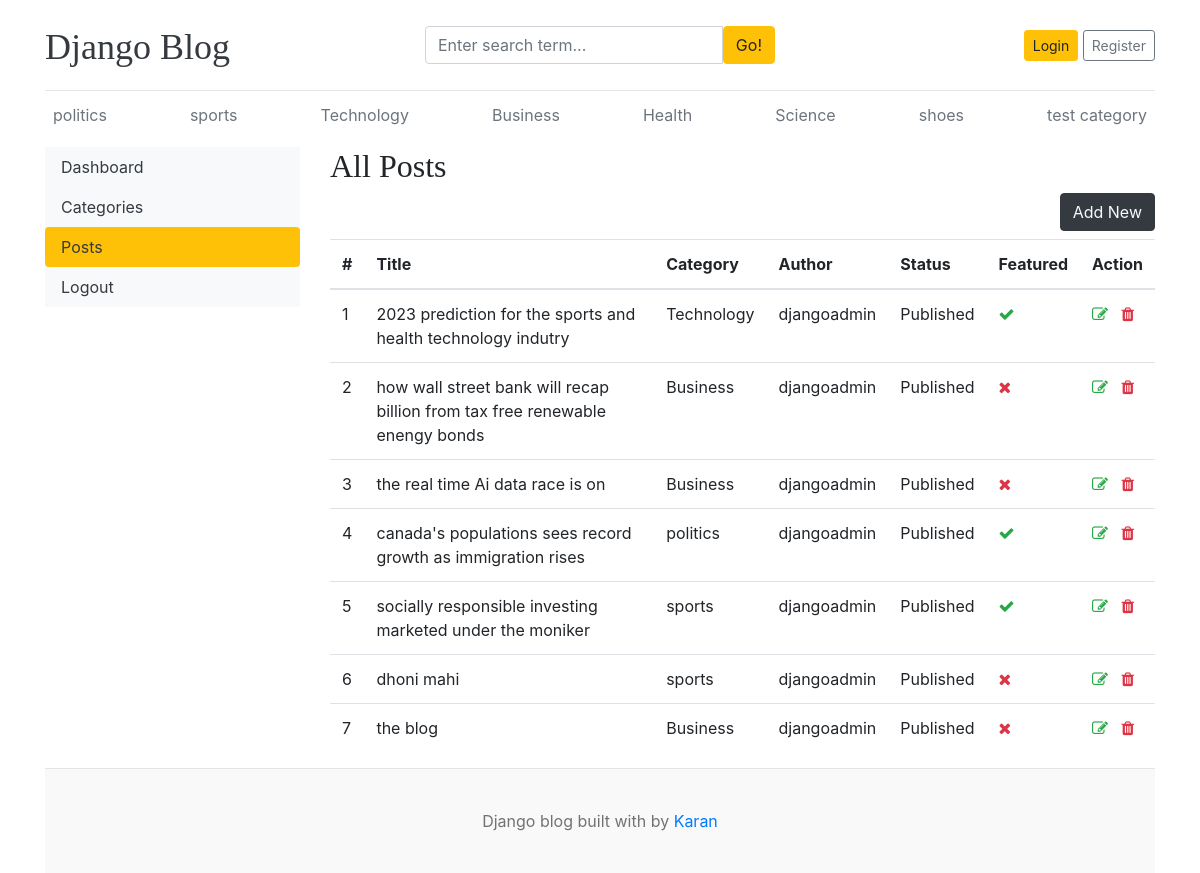
The app's page /dashboard/posts/ with its own data.
### blogs/models.py (models this page shows, shortened)
class Category(models.Model):
    category_name = models.CharField(max_length=50, unique=True)
    created_at = models.DateTimeField(auto_now_add=True)
    updated_at = models.DateTimeField(auto_now=True)
    class Meta:
        verbose_name_plural = 'categories'
    def __str__(self):
        return self.category_name

class Blog(models.Model):
    title = models.CharField(max_length=100)
    slug = models.SlugField(max_length=150, unique=True, blank=True)
    category = models.ForeignKey(Category, on_delete=models.CASCADE)
    author = models.ForeignKey(User, on_delete=models.CASCADE)
    featured_image = models.ImageField(upload_to='uploads/%Y/%m/%d')
    short_description = models.TextField(max_length=500)
    blog_body = models.TextField(max_length=2000)
    status = models.CharField(max_length=20, choices=STATUS_CHOCIES, default="Draft")
    is_featured = models.BooleanField(default=False)
    created_at = models.DateTimeField(auto_now_add=True)
    updated_at = models.DateTimeField(auto_now=True)

### dashboards/views.py (the view)
# urls.py: path('posts/', views.posts, name='posts'),
def posts(request):
    posts = Blog.objects.all()
    context = {
        'posts': posts,
    }
    return render(request, 'dashboard/posts.html', context)

### blogs/context_processors.py (called while the page is built)
def get_categories(request):
    categories = Category.objects.all()
    return dict(categories=categories)

def get_social_links(request):
    social_links = SocialLink.objects.all()
    return dict(social_links=social_links)

### templates/dashboard/posts.html (shortened to what this page needs)
{% extends "base.html" %}
{% block content %}
<div class="row">
    {% include "dashboard/sidebar.html" %}
    <div class="col-md-9">
        <h2>All Posts</h2>
        <a href="{% url 'add_post' %}" class="btn btn-dark text-light float-right mb-2">Add New</a>
        <table class="table table-hover">
            <thead>
              <tr>
                <th>#</th>
                <th>Title</th>
                <th>Category</th>
                <th>Author</th>
                <th>Status</th>
                <th>Featured</th>
                <th>Action</th>
              </tr>
            </thead>
            <tbody>
            {% for post in posts %}
              <tr>
                <td>{{forloop.counter}}</td>
                <td>{{post.title}}</td>
                <td>{{post.category}}</td>
                <td>{{post.author}}</td>
                <td>{{post.status}}</td>
                <td> {% if post.is_featured %}<i class="fa fa-check text-success">{% else %}<i class="fa fa-times text-danger">{% endif %} </td>
                <td>
                    <a href="{% url 'edit_post' post.id %}"><i class="fa fa-edit text-success"></i></a>
                    <a href="{% url 'delete_post' post.id %}"><i class="fa fa-trash text-danger"></i></a>
                </td>
              </tr>
            {% endfor %}
            </tbody>
          </table>
    </div>
</div>
{% endblock %}

### templates/base.html (shortened to what this page needs)
{% load static %}
<!DOCTYPE html>
<html lang="en">
<head>
    <link href="https://getbootstrap.com/docs/4.0/dist/css/bootstrap.min.css" rel="stylesheet">
    <link href="{% static 'css/blog.css' %}" rel="stylesheet">
    <link rel="stylesheet" href="https://cdnjs.cloudflare.com/ajax/libs/font-awesome/4.7.0/css/font-awesome.min.css">
  </head>
<body>
    <div class="container">
      <header class="blog-header py-3">
        <div class="row flex-nowrap justify-content-between align-items-center">
          <div class="col-4 pt-1">
            <a class="blog-header-logo text-dark" href="/">Django Blog</a>
          </div>
          <div class="col-4">
            <form action="{% url 'search' %}" method="GET">
              <div class="input-group">
                <input class="form-control" type="text" name="keyword" value="{{keyword}}" placeholder="Enter search term..." aria-label="Enter search term..." aria-describedby="button-search" />
                <button type="submit" class="btn btn-warning" id="button-search" type="button">Go!</button>
              </div>
            </form>
          </div>
          <div class="col-4 d-flex justify-content-end align-items-center">
            {% if not user.is_authenticated %}
            <a class="btn btn-sm btn-warning" href="{% url 'login' %}">Login</a> &nbsp;
            <a class="btn btn-sm btn-outline-secondary" href="{% url 'register' %}">Register</a>
            {% else %}
            <span><a href="{% url 'dashboard' %}">Dashboard</a></span>&emsp;
            <span><a href="{% url 'logout' %}">Logout</a></span>
            {% endif %}
          </div>
        </div>
      </header>
      <div class="nav-scroller py-1 mb-2">
        <nav class="nav d-flex justify-content-between">
          {% for cat in categories %}
          <a class="p-2 text-muted" href="{% url 'posts_by_category' cat.id %}">{{cat.category_name}}</a>
          {% endfor %}
        </nav>
      </div>
{% block content %}
{% endblock  %}
      <footer class="blog-footer">
        <p class="text-center">Django blog built with  by <a href="#">Karan</a></p>
      </footer>
      </body>
      </html>

### blog_main/static/css/blog.css (style rules this page uses)
.blog-header { border-bottom: 1px solid #e5e5e5; }
.blog-header-logo { font-family: "Playfair Display", Georgia, "Times New Roman", serif; font-size: 2.25rem; }
h1, h2, h3, h4, h5, h6 { font-family: "Playfair Display", Georgia, "Times New Roman", serif; }
.blog-footer { padding: 2.5rem 0; color: #727272; text-align: center; background-color: #f9f9f9; border-top: .05rem solid #e5e5e5; }
.blog-footer p:last-child { margin-bottom: 0; }

### records on screen
Category: category_name "politics"
Category: category_name "sports"
Category: category_name "Technology"
Category: category_name "Business"
Category: category_name "Health"
Category: category_name "Science"
Category: category_name "shoes"
Category: category_name "test category"
Blog: title "2023 prediction for the sports and health technology indutry", category "Technology", author "djangoadmin", status "Published", is_featured True (drawn)
Blog: title "how wall street bank will recap billion from tax free renewable enengy bonds", category "Business", author "djangoadmin", status "Published", is_featured False (drawn)
Blog: title "the real time Ai data race is on", category "Business", author "djangoadmin", status "Published", is_featured False (drawn)
Blog: title "canada's populations sees record growth as immigration rises", category "politics", author "djangoadmin", status "Published", is_featured True (drawn)
Blog: title "socially responsible investing marketed under the moniker", category "sports", author "djangoadmin", status "Published", is_featured True (drawn)
Blog: title "dhoni mahi", category "sports", author "djangoadmin", status "Published", is_featured False (drawn)
Blog: title "the blog", category "Business", author "djangoadmin", status "Published", is_featured False (drawn)
